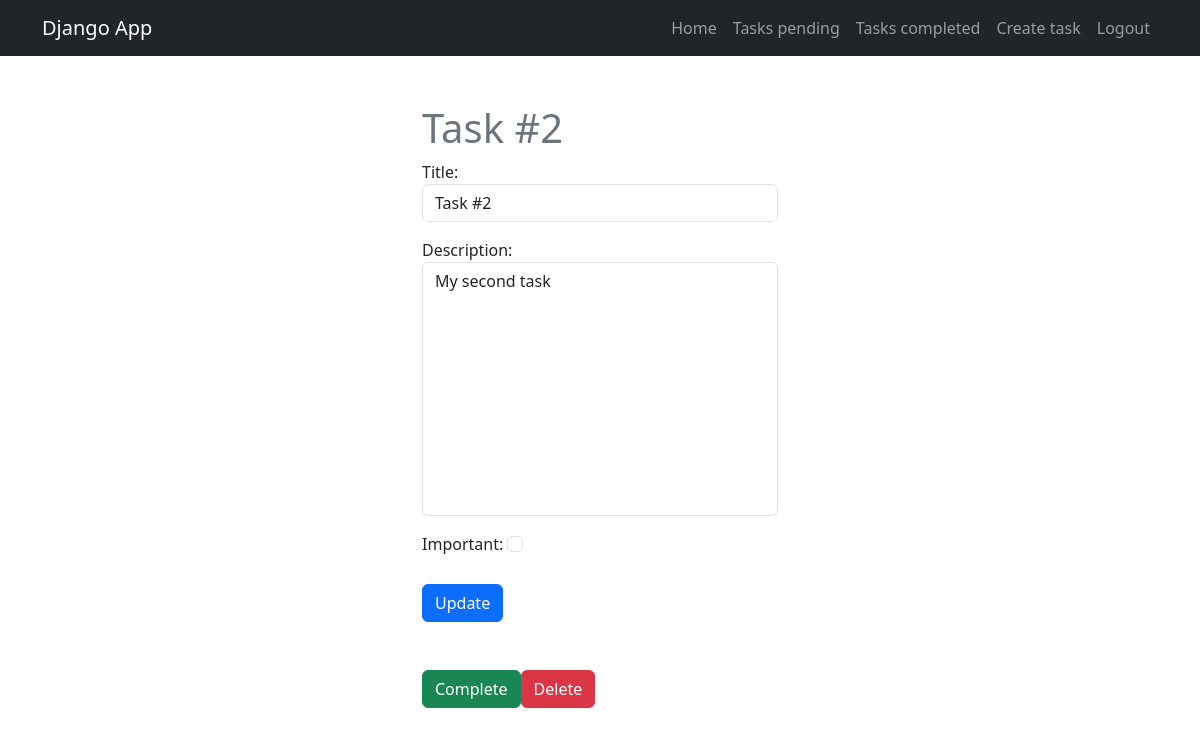
Before: /tasks/2/ (signed in) with the older database file.
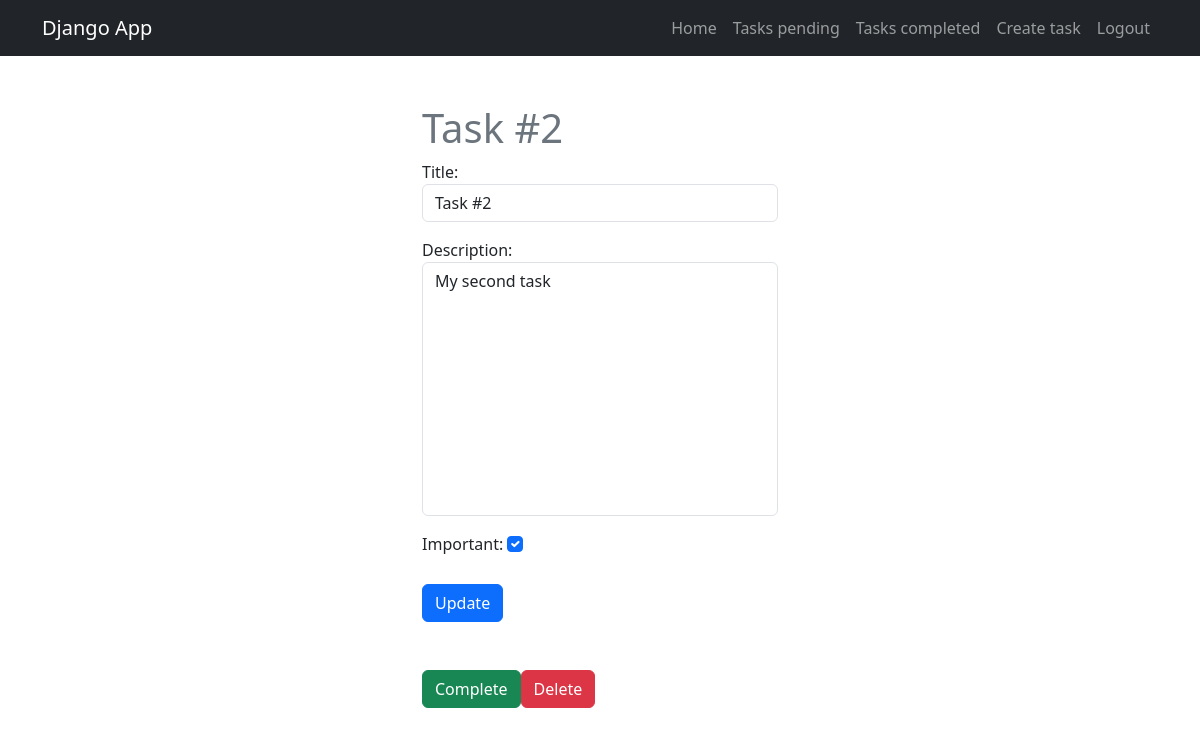
After: the same page with the newer database file.
### tasks/models.py (models this page shows, shortened)
class Tasks(models.Model):
    title = models.CharField(max_length=100)
    description = models.TextField(blank=True)
    created = models.DateTimeField(auto_now_add=True)
    datecompleted = models.DateTimeField(null=True)
    important = models.BooleanField(default=False)
    user = models.ForeignKey(User, on_delete=models.CASCADE)

### tasks/views.py (the view, shortened to what this page needs)
# urls.py: path('tasks/<int:task_id>/', views.task_detail, name='task_detail'),
@login_required
def task_detail(request, task_id):
    if request.method == 'GET':
            task = get_object_or_404(Tasks, pk=task_id, user=request.user)
            form = TaskForm(instance=task)
            return render(request, 'task_detail.html', {
                'task': task,
                'form': form
            })

### tasks/form.py
class TaskForm(forms.ModelForm):
    class Meta:
        model = Tasks
        fields = ['title', 'description', 'important']
        widgets = {
            'title': forms.TextInput(attrs={'class': 'form-control mb-3', 'placeholder': 'Write a title'}),
            'description': forms.Textarea(attrs={'class': 'form-control mb-3', 'style': 'resize: none', 'placeholder': 'Write a description'}),
            'important': forms.CheckboxInput(attrs={'class': 'form-check-input m-auto mb-3 mt-1'}),
        }

### tasks/templates/task_detail.html (shortened to what this page needs)
{% extends 'base.html' %}
{% block content %}
    <main class="container">
        <div class="row">
            <div class="col-md-4 offset-md-4 mt-5">
                <h1 class="text-secondary">{{task.title}}</h1>
                <form method="POST">
                    {{form.as_p}}
                    <button class="btn btn-primary">
                        Update
                    </button>
                </form>
                <div class="d-flex mt-5">
                    <form action="{% url 'complete_task' task.id %}" method="POST">
                        <button class="btn btn-success">
                            Complete
                        </button>
                    </form>
                    <form action="{% url 'delete_task' task.id %}" method="POST">
                        <button class="btn btn-danger">
                            Delete
                        </button>
                    </form>
                </div>
            </div>
        </div>
    </main>
{% endblock %}

Changed rows visible on the page:
changed Tasks "Task #2": important "☐" → "☑"
